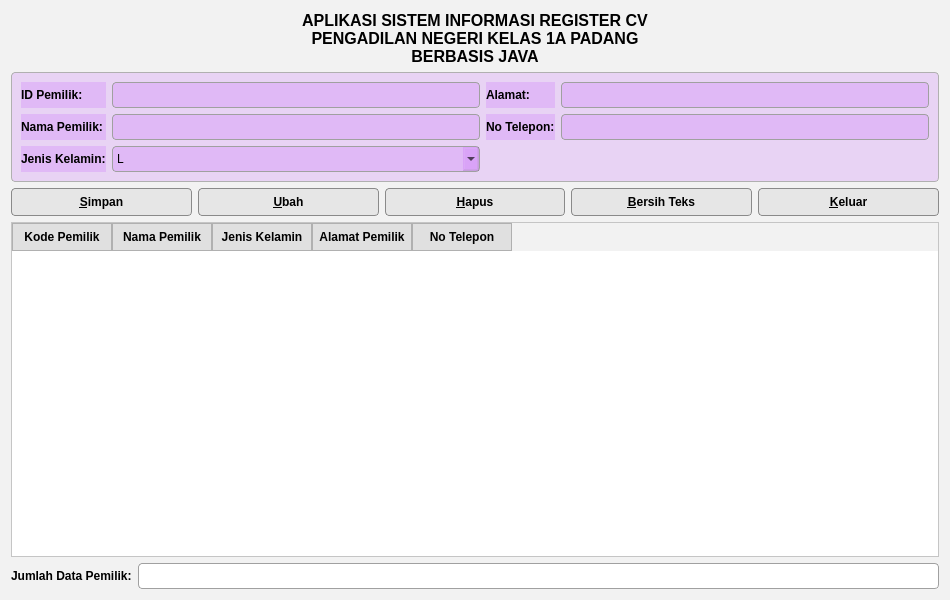
<?xml version="1.0" encoding="UTF-8"?>
<ui version="4.0">
 <class>Form</class>
 <widget class="QWidget" name="Form">
  <property name="geometry">
   <rect>
    <x>0</x>
    <y>0</y>
    <width>950</width>
    <height>600</height>
   </rect>
  </property>
  <property name="windowTitle">
   <string>Data Pemilik</string>
  </property>

  <!-- ================= STYLE FINAL ================= -->
  <property name="styleSheet">
   <string notr="true">
/* ================= GLOBAL ================= */
QWidget {
    background-color: #f2f2f2;
    font-family: "Segoe UI";
    color: #000000;
}

/* ================= LABEL ================= */
QLabel {
    color: #000000;
    font-weight: bold;
}

/* ================= INPUT ================= */
QLineEdit, QComboBox {
    background-color: #ffffff;
    border: 1px solid #a0a0a0;
    border-radius: 4px;
    padding: 4px;
    color: #000000;
}

/* ================= BUTTON ================= */
QPushButton {
    background-color: #e6e6e6;
    color: #000000;
    border: 1px solid #8a8a8a;
    border-radius: 4px;
    padding: 6px 14px;
    font-weight: bold;
}

QPushButton:hover {
    background-color: #dcdcdc;
}

QPushButton:pressed {
    background-color: #cfcfcf;
}

/* ================= FRAME FORM ================= */
QFrame#frameForm {
    background-color: #ffffff;
    border: 1px solid #b0b0b0;
    border-radius: 4px;
}

/* ================= TABLE ================= */
QTableWidget {
    background-color: #ffffff;
    gridline-color: #c0c0c0;
}

QHeaderView::section {
    background-color: #e0e0e0;
    border: 1px solid #b0b0b0;
    padding: 4px;
    font-weight: bold;
}
   </string>
  </property>

  <!-- ================= LAYOUT ================= -->
  <layout class="QVBoxLayout" name="verticalLayout">

   <!-- Header -->
   <item>
    <widget class="QLabel" name="lblHeader">
     <property name="text">
      <string>APLIKASI SISTEM INFORMASI REGISTER CV
PENGADILAN NEGERI KELAS 1A PADANG
BERBASIS JAVA</string>
     </property>
     <property name="alignment">
      <set>Qt::AlignHCenter|Qt::AlignVCenter</set>
     </property>
     <property name="font">
      <font>
       <pointsize>12</pointsize>
       <weight>75</weight>
       <bold>true</bold>
      </font>
     </property>
    </widget>
   </item>

   <!-- Form Input -->
   <item>
    <widget class="QFrame" name="frameForm">
     <property name="frameShape">
      <enum>QFrame::StyledPanel</enum>
     </property>
     <property name="styleSheet">
      <string notr="true">background-color: #29b330ff;</string>
     </property>
     <layout class="QGridLayout" name="gridLayout">
      <item row="0" column="0">
       <widget class="QLabel" name="lblID">
        <property name="text">
         <string>ID Pemilik:</string>
        </property>
       </widget>
      </item>
      <item row="0" column="1">
       <widget class="QLineEdit" name="txtID"/>
      </item>
      <item row="0" column="2">
       <widget class="QLabel" name="lblAlamat">
        <property name="text">
         <string>Alamat:</string>
        </property>
       </widget>
      </item>
      <item row="0" column="3">
       <widget class="QLineEdit" name="txtAlamat"/>
      </item>

      <item row="1" column="0">
       <widget class="QLabel" name="lblNama">
        <property name="text">
         <string>Nama Pemilik:</string>
        </property>
       </widget>
      </item>
      <item row="1" column="1">
       <widget class="QLineEdit" name="txtNama"/>
      </item>
      <item row="1" column="2">
       <widget class="QLabel" name="lblTelp">
        <property name="text">
         <string>No Telepon:</string>
        </property>
       </widget>
      </item>
      <item row="1" column="3">
       <widget class="QLineEdit" name="txtTelp"/>
      </item>

      <item row="2" column="0">
       <widget class="QLabel" name="lblJK">
        <property name="text">
         <string>Jenis Kelamin:</string>
        </property>
       </widget>
      </item>
      <item row="2" column="1">
       <widget class="QComboBox" name="cmbJK">
        <item>
         <property name="text">
          <string>L</string>
         </property>
        </item>
        <item>
         <property name="text">
          <string>P</string>
         </property>
        </item>
       </widget>
      </item>
     </layout>
    </widget>
   </item>

   <!-- Tombol -->
   <item>
    <layout class="QHBoxLayout" name="layoutButtons">
     <item><widget class="QPushButton" name="btnSimpan"><property name="text"><string>&amp;Simpan</string></property></widget></item>
     <item><widget class="QPushButton" name="btnUbah"><property name="text"><string>&amp;Ubah</string></property></widget></item>
     <item><widget class="QPushButton" name="btnHapus"><property name="text"><string>&amp;Hapus</string></property></widget></item>
     <item><widget class="QPushButton" name="btnBersih"><property name="text"><string>&amp;Bersih Teks</string></property></widget></item>
     <item><widget class="QPushButton" name="btnKeluar"><property name="text"><string>&amp;Keluar</string></property></widget></item>
    </layout>
   </item>

   <!-- Tabel Data -->
   <item>
    <widget class="QTableWidget" name="tableData">
     <column><property name="text"><string>Kode Pemilik</string></property></column>
     <column><property name="text"><string>Nama Pemilik</string></property></column>
     <column><property name="text"><string>Jenis Kelamin</string></property></column>
     <column><property name="text"><string>Alamat Pemilik</string></property></column>
     <column><property name="text"><string>No Telepon</string></property></column>
    </widget>
   </item>

   <!-- Jumlah Data -->
   <item>
    <layout class="QHBoxLayout" name="layoutJumlah">
     <item>
      <widget class="QLabel" name="lblJumlah">
       <property name="text">
        <string>Jumlah Data Pemilik:</string>
       </property>
      </widget>
     </item>
     <item>
      <widget class="QLineEdit" name="txtJumlah">
       <property name="readOnly">
        <bool>true</bool>
       </property>
      </widget>
     </item>
    </layout>
   </item>

  </layout>
 </widget>
 <resources/>
 <connections/>
</ui>
